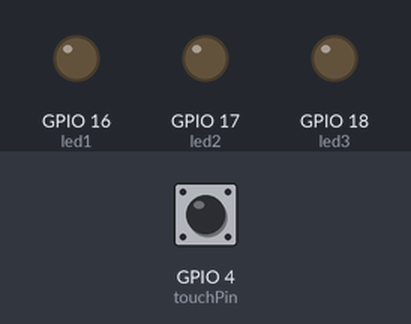
The sketch below on a simulated ESP32. On the bench: output pins drawn as LEDs (lit = HIGH). The test bench sets the inputs (shaded band); at power-on: GPIO 4 (touchPin) HIGH. What the sketch prints to the serial monitor is not drawn.

Above: at 2.2 s.
2.3 s: GPIO 4 (touchPin) pulled LOW for 0.6 s
At 3.1 s:
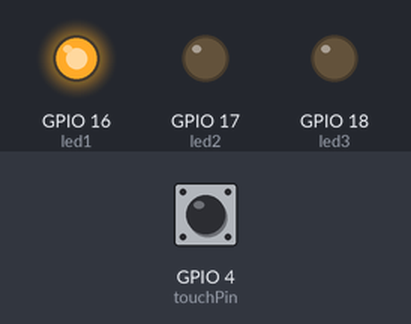
At 3.9 s:
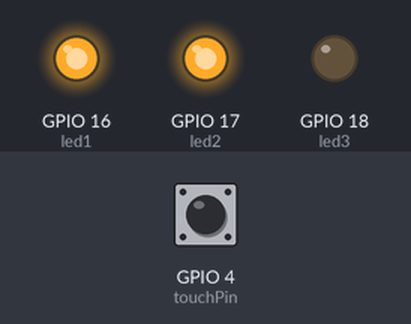
Timing chart, 0 to 11.9 s (numbered marks = the images above; inputs shaded):
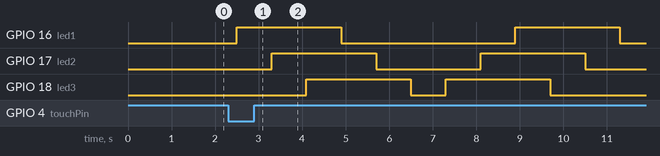

Measured:
- after the input at 2.3 s, GPIO 16 (led1): alternates HIGH for 2.4 s and LOW for 4.0 s, starting after 0.20 s; GPIO 17 (led2): alternates HIGH for 2.4 s and LOW for 2.4 s, starting after 1.0 s; GPIO 18 (led3): alternates HIGH for 2.4 s and LOW for 0.80 s, starting after 1.8 s

The sketch:

Touch_dan_Running_Led.ino
```cpp
// 10 September 2023
// Alfan, Ayum, Rani
// Program Nyala LED Blink dengan Touch Test

// Mengatur pin
const int touchPin = 4;        // Pin Touch yakni di GPIO4
const int led1 = 16;           // LED1 dihubungkan pada GPIO16
const int led2 = 17;            // LED2 dihubungkan pada GPIO17
const int led3 = 18;            // LED3 dihubungkan pada GPIO18

const int threshold = 20;      // mengatur nilai treshold
int touchValue;                // variable untuk menympan nilai touch pin

void setup(){
  Serial.begin(115200);        // komunikasi serial diatur pada baudrate 115200
  delay(1000);                 // delay awal
  // inisialisasi LED sebagai output:
  pinMode (led1, OUTPUT);
  pinMode (led2, OUTPUT);
  pinMode (led3, OUTPUT);
}

void loop(){
  touchValue = touchRead(touchPin);    // membaca nilai touch
  Serial.print(touchValue);            // menampilkan nilai touch ke serial monitor

  // Jika nilai touch lebih kecil dari nilai treshold, maka lampu akan blink
  if(touchValue < threshold){
    // turn LED on
    digitalWrite(led1, HIGH);
    digitalWrite(led2, LOW);
    digitalWrite(led3, LOW);
    delay(800);
    digitalWrite(led1, HIGH);
    digitalWrite(led2, HIGH);
    digitalWrite(led3, LOW);
    delay(800);
    digitalWrite(led1, HIGH);
    digitalWrite(led2, HIGH);
    digitalWrite(led3, HIGH);
    delay(800);
    digitalWrite(led1, LOW);
    digitalWrite(led2, HIGH);
    digitalWrite(led3, HIGH);
    delay(800);
    digitalWrite(led1, LOW);
    digitalWrite(led2, LOW);
    digitalWrite(led3, HIGH);
    delay(800);
    digitalWrite(led1, LOW);
    digitalWrite(led2, LOW);
    digitalWrite(led3, LOW);
    delay(800);

    // Kanan ke Kiri
    digitalWrite(led1, LOW);
    digitalWrite(led2, LOW);
    digitalWrite(led3, HIGH);
    delay(800);
    digitalWrite(led1, LOW);
    digitalWrite(led2, HIGH);
    digitalWrite(led3, HIGH);
    delay(800);
    digitalWrite(led1, HIGH);
    digitalWrite(led2, HIGH);
    digitalWrite(led3, HIGH);
    delay(800);
    digitalWrite(led1, HIGH);
    digitalWrite(led2, HIGH);
    digitalWrite(led3, LOW);
    delay(800);
    digitalWrite(led1, HIGH);
    digitalWrite(led2, LOW);
    digitalWrite(led3, LOW);
    delay(800);
    digitalWrite(led1, LOW);
    digitalWrite(led2, LOW);
    digitalWrite(led3, LOW);
    delay(800);
  }
  // Jika tidak, matikan lampu
  else{
    // turn LED off
    digitalWrite(led1, LOW);
    digitalWrite(led2, LOW);
    digitalWrite(led3, LOW);
  }
  delay(500);
}
```
